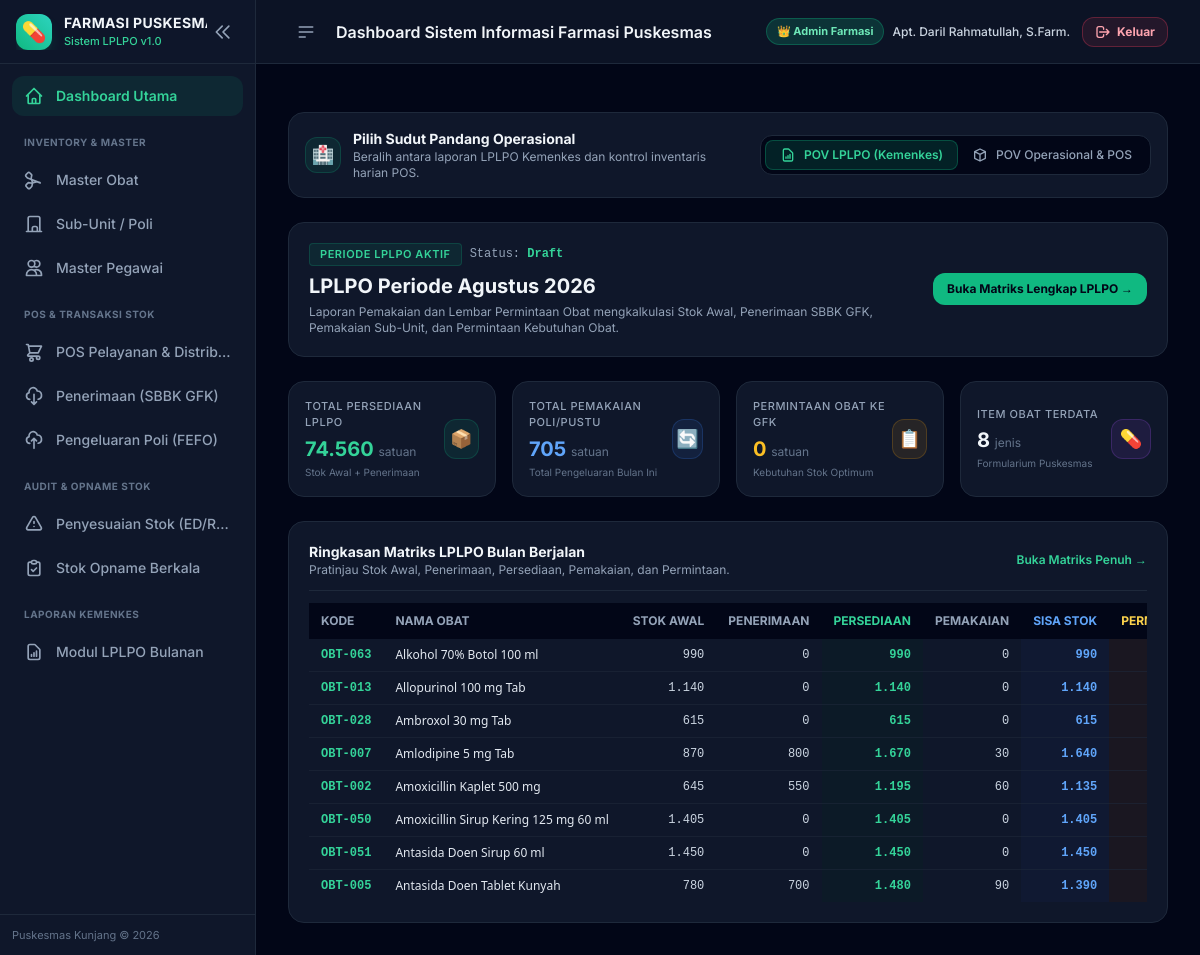
Screenshot of / (signed in) with the database file from the repository.
### app/models.py (models this page shows, shortened)
class BaseModel(db.Model):
    __abstract__ = True

class LPLPO(BaseModel):
    __tablename__ = 'lplpo'
    id = db.Column(db.Integer, primary_key=True)
    bulan = db.Column(db.Integer, nullable=False)  # 1 - 12
    tahun = db.Column(db.Integer, nullable=False)  # e.g. 2026
    nama_puskesmas = db.Column(db.String(100), default='Puskesmas Kunjang')
    tanggal_laporan = db.Column(db.Date, default=date.today)
    status = db.Column(db.String(20), default='Draft')  # Draft, Final
    keterangan = db.Column(db.Text)
    kepala_puskesmas = db.Column(db.String(100), default='dr. Durotun Nafisa, M.H')
    nip_kepala = db.Column(db.String(30), default='19750423 200212 2 005')
    pengelola_obat = db.Column(db.String(100), default='Daril Rahmatullah, S.Farm.Apt')
    nip_pengelola = db.Column(db.String(30), default='19810704 200901 1 004')
    created_at = db.Column(db.DateTime, default=datetime.utcnow)
    items = db.relationship('LPLPOItem', backref='lplpo', lazy=True, cascade="all, delete-orphan")
    @property
    def nama_bulan(self):
        nama_bulan_list = [
            '', 'Januari', 'Februari', 'Maret', 'April', 'Mei', 'Juni',
            'Juli', 'Agustus', 'September', 'Oktober', 'November', 'Desember'
        ]
        if 1 <= self.bulan <= 12:
            return nama_bulan_list[self.bulan]
        return str(self.bulan)

class LPLPOItem(BaseModel):
    __tablename__ = 'lplpo_item'
    id = db.Column(db.Integer, primary_key=True)
    lplpo_id = db.Column(db.Integer, db.ForeignKey('lplpo.id'), nullable=False)
    obat_id = db.Column(db.Integer, db.ForeignKey('obat.id'), nullable=False)
    stok_awal = db.Column(db.Integer, default=0)
    penerimaan = db.Column(db.Integer, default=0)
    persediaan = db.Column(db.Integer, default=0)  # stok_awal + penerimaan
    pemakaian = db.Column(db.Integer, default=0)
    sisa_stok = db.Column(db.Integer, default=0)   # persediaan - pemakaian
    stok_optimum = db.Column(db.Integer, default=0)
    permintaan = db.Column(db.Integer, default=0)
    pemberian = db.Column(db.Integer, default=0)
    obat = db.relationship('Obat')

class Obat(BaseModel):
    __tablename__ = 'obat'
    id = db.Column(db.Integer, primary_key=True)
    kode_obat = db.Column(db.String(50), unique=True, nullable=False, index=True)
    nama_obat = db.Column(db.String(150), nullable=False)
    bentuk_sediaan = db.Column(db.String(50), default='Tablet')
    satuan = db.Column(db.String(30), default='Tablet')
    kategori = db.Column(db.String(50), default='Generik')
    harga_satuan = db.Column(db.Float, default=0.0)
    stok_minimum = db.Column(db.Integer, default=10)
    buffer_percent = db.Column(db.Float, default=0.20)
    created_at = db.Column(db.DateTime, default=datetime.utcnow)
    batches = db.relationship('BatchObat', backref='obat', lazy=True, cascade="all, delete-orphan")
    @property
    def total_stok(self):
        return sum(batch.stok_sekarang for batch in self.batches if batch.stok_sekarang > 0)

### app/routes/dashboard.py (the view)
@dashboard_bp.route('/')
def index():
    active_mode = request.args.get('mode', 'lplpo')  # 'lplpo' atau 'operasional'
    total_jenis_obat = Obat.query.count()
    all_obats = Obat.query.all()
    total_stok_obat = sum(o.total_stok for o in all_obats)
    low_stock_obats = [o for o in all_obats if o.total_stok <= o.stok_minimum]
    active_batches = BatchObat.query.filter(BatchObat.stok_sekarang > 0).all()
    near_expired_batches = [b for b in active_batches if b.days_until_expired <= 90]
    near_expired_batches.sort(key=lambda b: b.expired_date)
    recent_masuk = TransaksiMasuk.query.order_by(TransaksiMasuk.tanggal_terima.desc()).limit(5).all()
    recent_keluar = TransaksiKeluar.query.order_by(TransaksiKeluar.tanggal_keluar.desc()).limit(5).all()
    latest_lplpo = LPLPO.query.order_by(LPLPO.tahun.desc(), LPLPO.bulan.desc()).first()
    lplpo_items = sorted(latest_lplpo.items, key=lambda x: x.obat.nama_obat) if latest_lplpo else []
    total_lplpo_pemakaian = sum(item.pemakaian for item in lplpo_items) if lplpo_items else 0
    total_lplpo_permintaan = sum(item.permintaan for item in lplpo_items) if lplpo_items else 0
    total_lplpo_persediaan = sum(item.persediaan for item in lplpo_items) if lplpo_items else 0
    return render_template(
        'dashboard.html',
        active_mode=active_mode,
        total_jenis_obat=total_jenis_obat,
        total_stok_obat=total_stok_obat,
        low_stock_count=len(low_stock_obats),
        near_expired_count=len(near_expired_batches),
        low_stock_obats=low_stock_obats[:5],
        near_expired_batches=near_expired_batches[:5],
        recent_masuk=recent_masuk,
        recent_keluar=recent_keluar,
        latest_lplpo=latest_lplpo,
        lplpo_items=lplpo_items[:8],
        total_lplpo_pemakaian=total_lplpo_pemakaian,
        total_lplpo_permintaan=total_lplpo_permintaan,
        total_lplpo_persediaan=total_lplpo_persediaan
    )

### app/templates/dashboard.html (shortened to what this page needs)
{% extends 'base.html' %}
{% block header_title %}Dashboard Sistem Informasi Farmasi Puskesmas{% endblock %}
{% block content %}
<div class="space-y-6">
    <div class="p-4 rounded-2xl bg-slate-900 border border-slate-800 flex flex-col md:flex-row items-start md:items-center justify-between gap-4">
        <div class="flex items-center gap-3">
            <div class="w-9 h-9 rounded-xl bg-emerald-500/10 border border-emerald-500/20 text-emerald-400 flex items-center justify-center text-lg font-bold flex-shrink-0">
                🏥
            </div>
            <div>
                <h3 class="font-bold text-slate-100 text-sm">Pilih Sudut Pandang Operasional</h3>
                <p class="text-xs text-slate-400">Beralih antara laporan LPLPO Kemenkes dan kontrol inventaris harian POS.</p>
            </div>
        </div>
        <div class="flex items-center p-1 bg-slate-950 rounded-xl border border-slate-800 text-xs font-medium w-full md:w-auto">
            <a href="{{ url_for('dashboard.index', mode='lplpo') }}" class="flex-1 md:flex-none px-3.5 py-1.5 rounded-lg transition-all text-center flex items-center justify-center gap-2 whitespace-nowrap {{ 'bg-emerald-500/15 text-emerald-400 font-semibold border border-emerald-500/30' if active_mode == 'lplpo' else 'text-slate-400 hover:text-slate-200' }}">
                <svg class="w-4 h-4" fill="none" stroke="currentColor" viewBox="0 0 24 24"><path stroke-linecap="round" stroke-linejoin="round" stroke-width="2" d="M9 17v-2m3 2v-4m3 4v-6m2 10H7a2 2 0 01-2-2V5a2 2 0 012-2h5.586a1 1 0 01.707.293l5.414 5.414a1 1 0 01.293.707V19a2 2 0 01-2 2z"/></svg>
                POV LPLPO (Kemenkes)
            </a>
            <a href="{{ url_for('dashboard.index', mode='operasional') }}" class="flex-1 md:flex-none px-3.5 py-1.5 rounded-lg transition-all text-center flex items-center justify-center gap-2 whitespace-nowrap {{ 'bg-emerald-500/15 text-emerald-400 font-semibold border border-emerald-500/30' if active_mode == 'operasional' else 'text-slate-400 hover:text-slate-200' }}">
                <svg class="w-4 h-4" fill="none" stroke="currentColor" viewBox="0 0 24 24"><path stroke-linecap="round" stroke-linejoin="round" stroke-width="2" d="M20 7l-8-4-8 4m16 0l-8 4m8-4v10l-8 4m0-10L4 7m8 4v10M4 7v10l8 4"/></svg>
                POV Operasional & POS
            </a>
        </div>
    </div>
    {% if active_mode == 'lplpo' %}
    <div class="space-y-6">
        <div class="p-5 rounded-2xl bg-slate-900 border border-slate-800 flex flex-col md:flex-row items-start md:items-center justify-between gap-4">
            <div>
                <div class="flex items-center gap-2 mb-1.5">
                    <span class="px-2.5 py-0.5 bg-emerald-500/10 text-emerald-400 border border-emerald-500/20 font-semibold rounded text-[11px] uppercase tracking-wider">
                        PERIODE LPLPO AKTIF
                    </span>
                    {% if latest_lplpo %}
                    <span class="text-xs text-slate-400 font-mono">Status: <span class="text-emerald-400 font-semibold">{{ latest_lplpo.status }}</span></span>
                    {% endif %}
                </div>
                <h2 class="text-xl font-bold text-slate-100">
                    {% if latest_lplpo %}
                    LPLPO Periode {{ latest_lplpo.nama_bulan }} {{ latest_lplpo.tahun }}
                    {% else %}
                    Belum Ada LPLPO Digenerate
                    {% endif %}
                </h2>
                <p class="text-xs text-slate-400 mt-1 max-w-2xl">
                    Laporan Pemakaian dan Lembar Permintaan Obat mengkalkulasi Stok Awal, Penerimaan SBBK GFK, Pemakaian Sub-Unit, dan Permintaan Kebutuhan Obat.
                </p>
            </div>
            <div class="flex items-center gap-3 flex-shrink-0">
                {% if latest_lplpo %}
                <a href="{{ url_for('lplpo.detail_lplpo', id=latest_lplpo.id) }}" class="px-3.5 py-2 bg-emerald-500 hover:bg-emerald-400 text-slate-950 font-bold rounded-xl transition-all text-xs flex items-center gap-2">
                    Buka Matriks Lengkap LPLPO &rarr;
                </a>
                {% else %}
                <a href="{{ url_for('lplpo.generate_lplpo') }}" class="px-3.5 py-2 bg-emerald-500 hover:bg-emerald-400 text-slate-950 font-bold rounded-xl transition-all text-xs flex items-center gap-2">
                    Generate LPLPO Bulan Ini
                </a>
                {% endif %}
            </div>
        </div>
        <div class="grid grid-cols-1 sm:grid-cols-2 lg:grid-cols-4 gap-4">
            <div class="p-4 rounded-2xl bg-slate-900 border border-slate-800 flex items-center justify-between">
                <div>
                    <p class="text-[11px] font-medium text-slate-400 uppercase tracking-wider">Total Persediaan LPLPO</p>
                    <h4 class="text-xl font-bold text-emerald-400 mt-1">{{ total_lplpo_persediaan|number }} <span class="text-xs text-slate-500 font-normal">satuan</span></h4>
                    <p class="text-[10px] text-slate-500 mt-0.5">Stok Awal + Penerimaan</p>
                </div>
                <div class="w-10 h-10 rounded-xl bg-emerald-500/10 border border-emerald-500/20 text-emerald-400 flex items-center justify-center text-lg">
                    📦
                </div>
            </div>
            <div class="p-4 rounded-2xl bg-slate-900 border border-slate-800 flex items-center justify-between">
                <div>
                    <p class="text-[11px] font-medium text-slate-400 uppercase tracking-wider">Total Pemakaian Poli/Pustu</p>
                    <h4 class="text-xl font-bold text-blue-400 mt-1">{{ total_lplpo_pemakaian|number }} <span class="text-xs text-slate-500 font-normal">satuan</span></h4>
                    <p class="text-[10px] text-slate-500 mt-0.5">Total Pengeluaran Bulan Ini</p>
                </div>
                <div class="w-10 h-10 rounded-xl bg-blue-500/10 border border-blue-500/20 text-blue-400 flex items-center justify-center text-lg">
                    🔄
                </div>
            </div>
            <div class="p-4 rounded-2xl bg-slate-900 border border-slate-800 flex items-center justify-between">
                <div>
                    <p class="text-[11px] font-medium text-slate-400 uppercase tracking-wider">Permintaan Obat ke GFK</p>
                    <h4 class="text-xl font-bold text-amber-400 mt-1">{{ total_lplpo_permintaan|number }} <span class="text-xs text-slate-500 font-normal">satuan</span></h4>
                    <p class="text-[10px] text-slate-500 mt-0.5">Kebutuhan Stok Optimum</p>
                </div>
                <div class="w-10 h-10 rounded-xl bg-amber-500/10 border border-amber-500/20 text-amber-400 flex items-center justify-center text-lg">
                    📋
                </div>
            </div>
            <div class="p-4 rounded-2xl bg-slate-900 border border-slate-800 flex items-center justify-between">
                <div>
                    <p class="text-[11px] font-medium text-slate-400 uppercase tracking-wider">Item Obat Terdata</p>
                    <h4 class="text-xl font-bold text-slate-100 mt-1">{{ lplpo_items|length }} <span class="text-xs text-slate-500 font-normal">jenis</span></h4>
                    <p class="text-[10px] text-slate-500 mt-0.5">Formularium Puskesmas</p>
                </div>
                <div class="w-10 h-10 rounded-xl bg-purple-500/10 border border-purple-500/20 text-purple-400 flex items-center justify-center text-lg">
                    💊
                </div>
            </div>
        </div>
        <div class="bg-slate-900 rounded-2xl border border-slate-800 p-5 overflow-hidden">
            <div class="flex items-center justify-between pb-3 mb-3 border-b border-slate-800">
                <div>
                    <h4 class="font-bold text-slate-100 text-sm">Ringkasan Matriks LPLPO Bulan Berjalan</h4>
                    <p class="text-xs text-slate-400">Pratinjau Stok Awal, Penerimaan, Persediaan, Pemakaian, dan Permintaan.</p>
                </div>
                {% if latest_lplpo %}
                <a href="{{ url_for('lplpo.detail_lplpo', id=latest_lplpo.id) }}" class="text-xs text-emerald-400 hover:underline font-semibold whitespace-nowrap">Buka Matriks Penuh &rarr;</a>
                {% endif %}
            </div>
            {% if lplpo_items %}
            <div class="overflow-x-auto">
                <table class="w-full text-xs text-left">
                    <thead class="bg-slate-950 text-slate-400 uppercase font-semibold">
                        <tr>
                            <th class="px-3 py-2.5 whitespace-nowrap">Kode</th>
                            <th class="px-3 py-2.5">Nama Obat</th>
                            <th class="px-3 py-2.5 text-right whitespace-nowrap">Stok Awal</th>
                            <th class="px-3 py-2.5 text-right whitespace-nowrap">Penerimaan</th>
                            <th class="px-3 py-2.5 text-right text-emerald-400 font-bold whitespace-nowrap">Persediaan</th>
                            <th class="px-3 py-2.5 text-right whitespace-nowrap">Pemakaian</th>
                            <th class="px-3 py-2.5 text-right text-blue-400 font-bold whitespace-nowrap">Sisa Stok</th>
                            <th class="px-3 py-2.5 text-right text-amber-300 whitespace-nowrap">Permintaan</th>
                        </tr>
                    </thead>
                    <tbody class="divide-y divide-slate-800/60 font-mono">
                        {% for item in lplpo_items %}
                        <tr class="hover:bg-slate-800/50">
                            <td class="px-3 py-2 text-emerald-400 font-bold whitespace-nowrap">{{ item.obat.kode_obat }}</td>
                            <td class="px-3 py-2 font-sans font-medium text-slate-200 max-w-xs truncate">{{ item.obat.nama_obat }}</td>
                            <td class="px-3 py-2 text-right text-slate-300 whitespace-nowrap">{{ item.stok_awal|number }}</td>
                            <td class="px-3 py-2 text-right text-slate-300 whitespace-nowrap">{{ item.penerimaan|number }}</td>
                            <td class="px-3 py-2 text-right text-emerald-400 font-bold bg-emerald-950/20 whitespace-nowrap">{{ item.persediaan|number }}</td>
                            <td class="px-3 py-2 text-right text-slate-300 whitespace-nowrap">{{ item.pemakaian|number }}</td>
                            <td class="px-3 py-2 text-right text-blue-400 font-bold bg-blue-950/20 whitespace-nowrap">{{ item.sisa_stok|number }}</td>
                            <td class="px-3 py-2 text-right text-amber-300 font-bold bg-amber-950/20 whitespace-nowrap">{{ item.permintaan|number }}</td>
                        </tr>
                        {% endfor %}
                    </tbody>
                </table>
            </div>
            {% else %}
            <p class="text-xs text-slate-500 py-6 text-center">Belum ada data matriks LPLPO. Silakan jalankan "Generate LPLPO".</p>
            {% endif %}
        </div>
    </div>
    {% endif %}
</div>
{% endblock %}

### rows the page displays
LPLPO: status "Draft", nama_bulan "Agustus", tahun "2026"
LPLPOItem: obat.kode_obat "OBT-063", obat.nama_obat "Alkohol 70% Botol 100 ml", stok_awal|number "990", penerimaan|number "0", persediaan|number "990", pemakaian|number "0", sisa_stok|number "990"
LPLPOItem: obat.kode_obat "OBT-013", obat.nama_obat "Allopurinol 100 mg Tab", stok_awal|number "1.140", penerimaan|number "0", persediaan|number "1.140", pemakaian|number "0", sisa_stok|number "1.140"
LPLPOItem: obat.kode_obat "OBT-028", obat.nama_obat "Ambroxol 30 mg Tab", stok_awal|number "615", penerimaan|number "0", persediaan|number "615", pemakaian|number "0", sisa_stok|number "615"
LPLPOItem: obat.kode_obat "OBT-007", obat.nama_obat "Amlodipine 5 mg Tab", stok_awal|number "870", penerimaan|number "800", persediaan|number "1.670", pemakaian|number "30", sisa_stok|number "1.640"
LPLPOItem: obat.kode_obat "OBT-002", obat.nama_obat "Amoxicillin Kaplet 500 mg", stok_awal|number "645", penerimaan|number "550", persediaan|number "1.195", pemakaian|number "60", sisa_stok|number "1.135"
LPLPOItem: obat.kode_obat "OBT-050", obat.nama_obat "Amoxicillin Sirup Kering 125 mg 60 ml", stok_awal|number "1.405", penerimaan|number "0", persediaan|number "1.405", pemakaian|number "0", sisa_stok|number "1.405"
LPLPOItem: obat.kode_obat "OBT-051", obat.nama_obat "Antasida Doen Sirup 60 ml", stok_awal|number "1.450", penerimaan|number "0", persediaan|number "1.450", pemakaian|number "0", sisa_stok|number "1.450"
LPLPOItem: obat.kode_obat "OBT-005", obat.nama_obat "Antasida Doen Tablet Kunyah", stok_awal|number "780", penerimaan|number "700", persediaan|number "1.480", pemakaian|number "90", sisa_stok|number "1.390"

### other values shown
{{ session.get('nama_lengkap') }} "Apt. Daril Rahmatullah, S.Farm."
{{ total_lplpo_persediaan|number }} "74.560"
{{ total_lplpo_pemakaian|number }} "705"
{{ total_lplpo_permintaan|number }} "0"
{{ lplpo_items|length }} "8"
